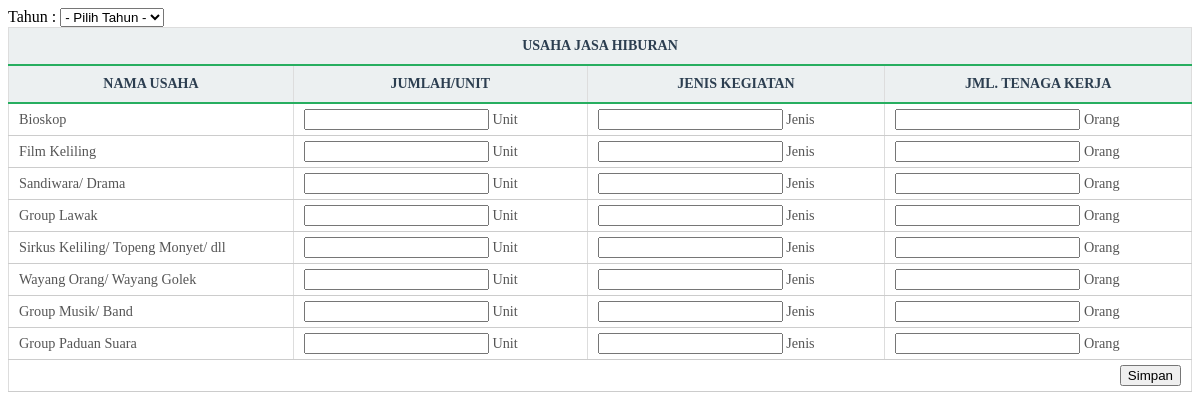
The app's page /master/lembaga_ekonomi/jasa_hiburan/tambah.php (signed in) with its own data.
### tables this page shows
CREATE TABLE IF NOT EXISTS `tbjasa_hiburan` (
  `id` int(11) NOT NULL AUTO_INCREMENT,
  `nama` varchar(225) NOT NULL,
  `posisi` int(11) NOT NULL,
  PRIMARY KEY (`id`)
);

### master/lembaga_ekonomi/jasa_hiburan/tambah.php (the view, shortened to what this page needs)
<?php
echo "<form method='post'>
    Tahun : <select name='tahun' id='tahun' required>
        <option value=''>- Pilih Tahun -</option>
    </select>
    <table border='1'>
        <tr>
                <th colspan='4'>USAHA JASA HIBURAN</th>
            </tr>
            <tr>
                <th>NAMA USAHA</th>
                <th>JUMLAH/UNIT</th>
                <th>JENIS KEGIATAN</th>
                <th>JML. TENAGA KERJA</th>
            </tr>";
$s1 = mysql_query("select * from tbjasa_hiburan order by posisi asc");
while($d1 = mysql_fetch_array($s1)){
    echo "<tr>
            <td>$d1[nama]</td>
            <td><input type='text' name ='jumlah$d1[id]'/> Unit</td>
            <td><input type='text' name ='kegiatan$d1[id]'/> Jenis</td>
            <td><input type='text' name ='tenaga$d1[id]'/> Orang</td>
        </tr>";
}
echo "<tr>
        <td colspan='5' align='right'><input type='submit' name='simpan' value='Simpan'/></td>
    </tr>";
echo "</table></form><link rel='stylesheet' type='text/css' href='../../../lib/css/table2.css'/>";
?>

### records on screen
tbjasa_hiburan: nama "Bioskop"
tbjasa_hiburan: nama "Film Keliling"
tbjasa_hiburan: nama "Sandiwara/ Drama"
tbjasa_hiburan: nama "Group Lawak"
tbjasa_hiburan: nama "Sirkus Keliling/ Topeng Monyet/ dll"
tbjasa_hiburan: nama "Wayang Orang/ Wayang Golek"
tbjasa_hiburan: nama "Group Musik/ Band"
tbjasa_hiburan: nama "Group Paduan Suara"
